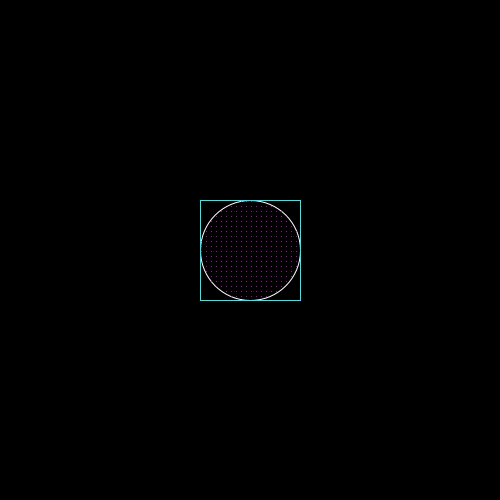
Frame 1 (no input)
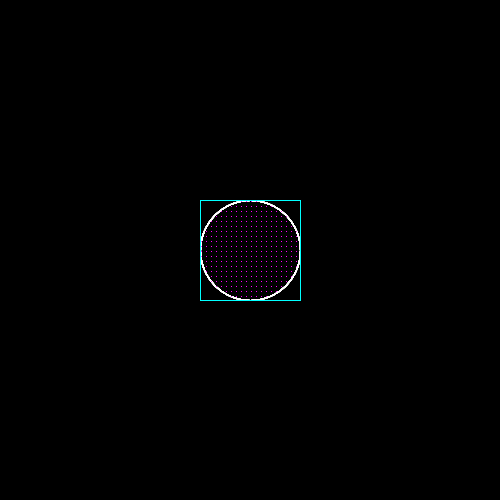
Frame 60 (the mouse pressed at the canvas centre just before this capture)
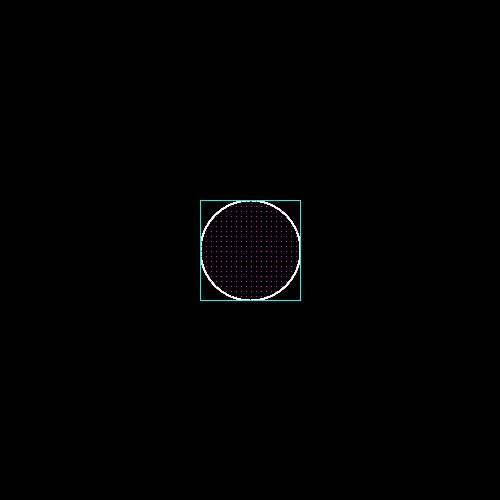
Frame 120 (the mouse held since frame 60 and released just before this capture)

The Processing sketch that drew these frames (run headless with seeded random() and noise(); from frame 60 on, the mouse is pressed at the canvas centre):

// Processing sketch: ellipse
// ── ellipse.pde
static final int ELLIPSE_WIDTH = 100;
static final int ELLIPSE_HEIGHT = 100;

static final int POINT_SPACING = 5;


void setup() {
    size(500, 500);
    background(0);
    noFill();
    ellipseMode(CENTER);
}

void draw() {
  // draw ellipse
  stroke(255);
  translate(width/2, height/2);
  drawEllipse(ELLIPSE_WIDTH, ELLIPSE_HEIGHT);
  
  // draw rectangle
  stroke(0, 255, 255);
 
  rect(
    -ELLIPSE_WIDTH / 2,
    -ELLIPSE_HEIGHT / 2,
    ELLIPSE_WIDTH,
    ELLIPSE_HEIGHT
  );
  
  // draw points
  stroke(255, 0, 255);
  drawPoints();
}

boolean pointWithinBounds(float x, float y) {
  float angle = getDegrees(x, y);
  float ellipseRadius = getRadiusAtAngle(angle);
  // sqrt(x^2 + y^2) == radius of point
  float distance =  sqrt(x*x + y*y);
  println("(" + x + "," + y + ") => " + distance + " " + ellipseRadius);
  
  return abs(distance) < ellipseRadius;
}

void drawPoints() {
  for (float i = 1; i < ELLIPSE_WIDTH; i+= POINT_SPACING) {
    for (float j = 1; j < ELLIPSE_HEIGHT; j += POINT_SPACING) {
       if (pointWithinBounds(i - ELLIPSE_WIDTH / 2, j - ELLIPSE_HEIGHT / 2)) {
         point(i - ELLIPSE_WIDTH / 2, j - ELLIPSE_HEIGHT / 2);
       }
    }
  }
}

float getDegrees(float x, float y) {
  float theta = atan(y / x) * 180 / PI;
  return theta;
}

float getRadiusAtAngle(float theta) {
  float diamAtAngle = (
    (ELLIPSE_WIDTH * ELLIPSE_HEIGHT) / (
      sqrt(
        (ELLIPSE_WIDTH * ELLIPSE_WIDTH) * (sin(theta) * sin(theta))
        + (ELLIPSE_HEIGHT * ELLIPSE_HEIGHT) * (cos(theta) * cos(theta))
      )
    )
  );
  return diamAtAngle / 2f;
}

void drawEllipse(int a, int b) {
  ellipse(0, 0, a, b);
}
